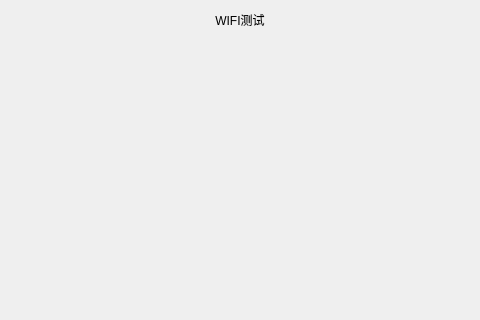
<?xml version="1.0" encoding="UTF-8"?>
<ui version="4.0">
 <class>ui_factory_wifi</class>
 <widget class="QMainWindow" name="ui_factory_wifi">
  <property name="geometry">
   <rect>
    <x>0</x>
    <y>0</y>
    <width>480</width>
    <height>320</height>
   </rect>
  </property>
  <property name="focusPolicy">
   <enum>Qt::StrongFocus</enum>
  </property>
  <property name="windowTitle">
   <string>MainWindow</string>
  </property>
  <widget class="QWidget" name="centralwidget">
   <layout class="QVBoxLayout" name="verticalLayout" stretch="1,7">
    <property name="spacing">
     <number>0</number>
    </property>
    <property name="leftMargin">
     <number>0</number>
    </property>
    <property name="topMargin">
     <number>0</number>
    </property>
    <property name="rightMargin">
     <number>0</number>
    </property>
    <property name="bottomMargin">
     <number>0</number>
    </property>
    <item>
     <widget class="QWidget" name="factory_wifi_title_widget" native="true">
      <layout class="QHBoxLayout" name="horizontalLayout" stretch="1,1,2,2">
       <property name="spacing">
        <number>0</number>
       </property>
       <property name="leftMargin">
        <number>0</number>
       </property>
       <property name="topMargin">
        <number>0</number>
       </property>
       <property name="rightMargin">
        <number>0</number>
       </property>
       <property name="bottomMargin">
        <number>0</number>
       </property>
       <item alignment="Qt::AlignLeft|Qt::AlignVCenter">
        <widget class="clicked_Label" name="factory_wifi_back_btn" native="true">
         <property name="text" stdset="0">
          <string/>
         </property>
        </widget>
       </item>
       <item>
        <spacer name="horizontalSpacer">
         <property name="orientation">
          <enum>Qt::Horizontal</enum>
         </property>
         <property name="sizeHint" stdset="0">
          <size>
           <width>77</width>
           <height>20</height>
          </size>
         </property>
        </spacer>
       </item>
       <item>
        <widget class="QLabel" name="factory_wifi_title_label">
         <property name="styleSheet">
          <string notr="true"/>
         </property>
         <property name="text">
          <string>WIFI测试</string>
         </property>
         <property name="alignment">
          <set>Qt::AlignCenter</set>
         </property>
        </widget>
       </item>
       <item>
        <spacer name="horizontalSpacer_2">
         <property name="orientation">
          <enum>Qt::Horizontal</enum>
         </property>
         <property name="sizeHint" stdset="0">
          <size>
           <width>157</width>
           <height>20</height>
          </size>
         </property>
        </spacer>
       </item>
      </layout>
     </widget>
    </item>
    <item>
     <widget class="QWidget" name="widget_3" native="true">
      <layout class="QHBoxLayout" name="horizontalLayout_5">
       <property name="spacing">
        <number>0</number>
       </property>
       <property name="leftMargin">
        <number>0</number>
       </property>
       <property name="rightMargin">
        <number>0</number>
       </property>
       <property name="bottomMargin">
        <number>0</number>
       </property>
       <item>
        <widget class="QLabel" name="label11">
        <property name="text">
       	<string> </string>
      	</property>
     	</widget>
       </item>
       <item>
        <widget class="QLabel" name="factory_wifi_result_label"/>
       </item>
       <item>
        <widget class="QLabel" name="label12">
        <property name="text">
       	<string> </string>
      	</property>
     	</widget>
       </item>
      </layout>
     </widget>
    </item>
   </layout>
  </widget>
 </widget>
 <customwidgets>
  <customwidget>
   <class>clicked_Label</class>
   <extends>QWidget</extends>
   <header location="global">clicked_label.hpp</header>
  </customwidget>
 </customwidgets>
 <resources/>
 <connections/>
</ui>
